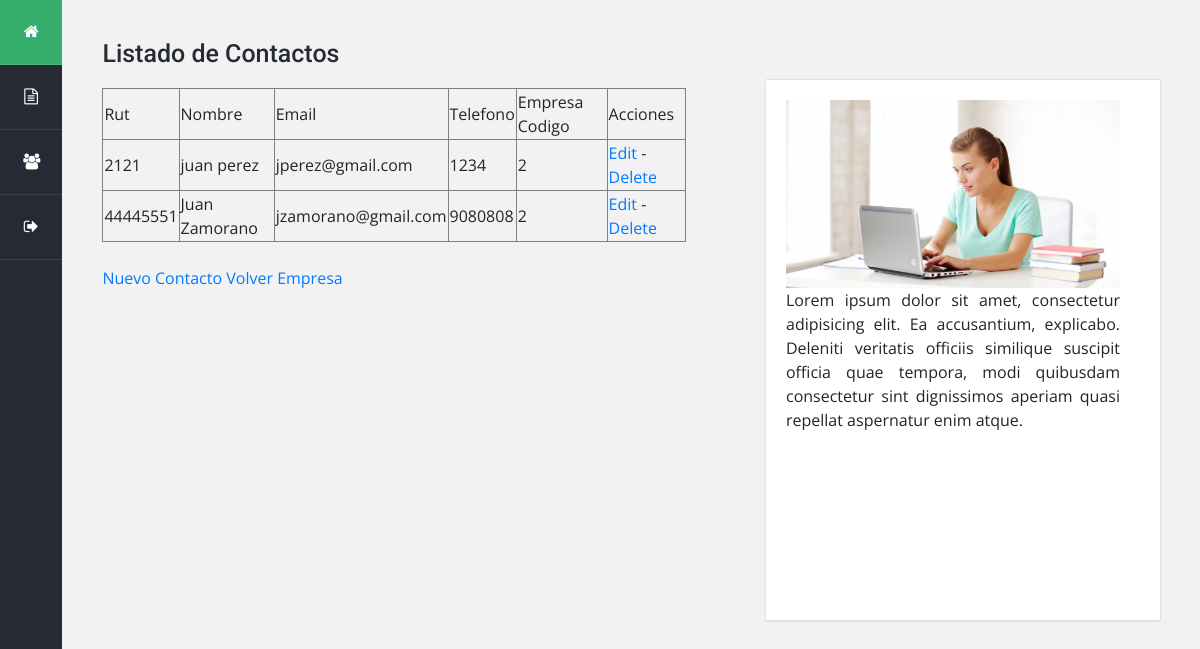
Page /ExamenPhp/manejadorContacto.php?accion=buscarTodas&codigo=2 on the committed database.
### tables this page shows
CREATE TABLE `contacto` (
  `rut` varchar(10) NOT NULL,
  `nombre` varchar(45) NOT NULL,
  `email` varchar(45) NOT NULL,
  `telefono` varchar(15) NOT NULL,
  `empresa_codigo` int(11) NOT NULL
);

### ExamenPhp/controllers/ContactoController.php (called while the page is built, shortened)
<?php
	require_once "./models/Contacto.php";
	class ContactoController {
		public $contacto;
		public function __construct() {
	        $this->contacto = new Contacto();
	    }
		public function buscarTodas() {
			$this->contacto->setEmpresaCodigo($_REQUEST['codigo']);
			$contactos = $this->contacto->buscarXEmpresaCodigo();
    		include "views/sections/clienteHead.php";
			include 'views/listado_contactos.php';
			include "views/sections/footer.php";
		}
	}
?>

### ExamenPhp/models/Contacto.php (called while the page is built, shortened)
<?php
require_once "DB.php";
class Contacto
    {
        private $rut, $nombre, $email, $telefono, $empresaCodigo;
        public function __construct($rut=null, $nombre=null, $email=null, $telefono=null, $empresaCodigo=null)
        {
            $this->rut           = $rut;
            $this->nombre        = $nombre;
            $this->email         = $email;
            $this->telefono      = $telefono;
            $this->empresaCodigo = $empresaCodigo;
        }
        public function getRut()
        {
            return $this->rut;
        }
        public function getNombre()
        {
            return $this->nombre;
        }
        public function getEmail()
        {
            return $this->email;
        }
        public function getTelefono()
        {
            return $this->telefono;
        }
        public function setEmpresaCodigo($empresaCodigo)
        {
            $this->empresaCodigo = $empresaCodigo;
        }
        public function getEmpresaCodigo()
        {
            return $this->empresaCodigo;
        }
        public function buscarXEmpresaCodigo(){
            $db = new DB();
            $query = "SELECT rut, nombre, email, telefono, empresa_codigo FROM Contacto WHERE empresa_codigo = $this->empresaCodigo";
            $sentencia = $db->getConexion()->prepare($query);
            $sentencia->execute();
            $rs= $sentencia->fetchAll();
            $Contactos=[];
            foreach($rs as $fila){
                $Contactos[] = new Contacto($fila["rut"],$fila["nombre"],$fila["email"],$fila["telefono"],$fila["empresa_codigo"]);
            }
            return $Contactos;
        }
    }
?>

### ExamenPhp/models/DB.php (called while the page is built)
<?php
	class DB
	{
		private $conexion;
		function __construct()
		{
			try{
				$this->conexion = new PDO('mysql:host=localhost;dbname=bbddisp', 'userbbddisp', 'userbbddisp');
			}
			catch(PDOException $e){
		    	$this->conexion = null;
			}
		}
		function getConexion(){
			return $this->conexion;
		}
	}
?>

### ExamenPhp/views/listado_contactos.php (the view)
<main class="main col">
				<div class="row">
					<div class="columna col-lg-7">
						<div class="widget nueva_entrada">
							<h3 class="titulo">Listado de Contactos</h3>
								<table border="1">
									<tr>
										<td>Rut</td>
										<td>Nombre</td>
										<td>Email</td>
										<td>Telefono</td>
										<td>Empresa Codigo</td>
										<td>Acciones</td>
									</tr>
									<?php foreach ($contactos as $contacto){ ?>
									<tr>
										<td><?php echo $contacto->getRut()   ; ?></td>
										<td><?php echo $contacto->getNombre()      ; ?></td>
										<td><?php echo $contacto->getEmail()      ; ?></td>
										<td><?php echo $contacto->getTelefono()      ; ?></td>
										<td><?php echo $contacto->getEmpresaCodigo() ; ?></td>
								        <td><a href="?accion=crudEditar&rut=<?php echo $contacto->getRut();?>">Edit</a>
								        - <a href="?accion=eliminar&rut=<?php echo $contacto->getRut();?>">Delete</a></td>
									</tr>
									<?php } ?>
								</table>
								<br/>
								<a href="?accion=crudIngreso&codigo=<?php echo $contacto->getEmpresaCodigo(); ?>">Nuevo Contacto</a>
								<a href="manejadorEmpresa.php">Volver Empresa</a>
						</div>
					</div>
					<div class="columna col-lg-5">
						<div class="widget comentarios">
							<div class="contenedor">
								<div class="comentario d-flex flex-wrap">
									<div class="foto">
										<img src="../../WebPHPISP/views/images/comp.jpg">
										<p style="text-align: justify;">	Lorem ipsum dolor sit amet, consectetur adipisicing elit. Ea accusantium, explicabo. Deleniti veritatis officiis similique suscipit officia quae tempora, modi quibusdam consectetur sint dignissimos aperiam quasi repellat aspernatur enim atque.</p>
									</div>
								</div>
							</div>
						</div>
					</div>
				</div>
</main>

### ExamenPhp/views/css/estilos2.css (style rules this page uses)
body { background: #f2f2f2; font-size: 16px; font-family: 'Open Sans', sans-serif; }
.main { padding-top: 40px; }
.main .columna { padding-left: 40px; padding-right: 40px; }
.main .titulo { color: #262a34; font-size: 25px; font-weight: 500; font-family: 'Roboto', sans-serif; margin-bottom: 20px; }
.main .widget { margin-bottom: 40px; }
.main .comentarios .contenedor { box-shadow: 0px 0px 2px 0px rgba(0,0,0,0.2); }
.main .comentarios .comentario { background: #fff; padding: 20px; margin-top: 40px; border-bottom: 1px solid #dfdfdf; }
.main .comentarios .comentario .foto { width: 100%; height: 500px; overflow: hidden; margin-right: 20px; }
.main .comentarios .comentario .foto img { width: 100%; }

### rows in the picture
contacto: rut "2121", nombre "juan perez", email "jperez@gmail.com", telefono "1234", empresa_codigo "2"
contacto: rut "44445551", nombre "Juan Zamorano", email "jzamorano@gmail.com", telefono "9080808", empresa_codigo "2"
